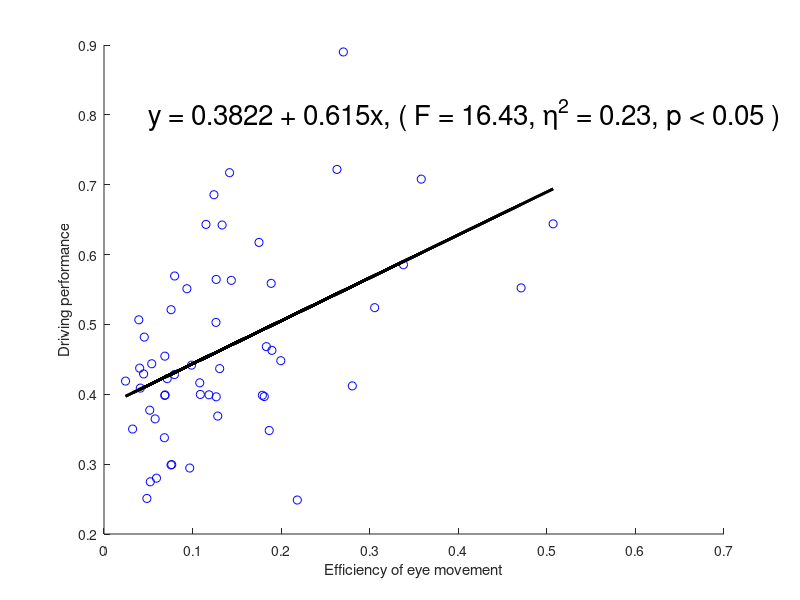

Here is the MATLAB script that generated this plot: (Note: this script raises an error after producing the figure.)
%% Initiate ; illustration of data
% load('StdDist.mat')
% load('StdAngle.mat')
% load('Angle.mat')
load('Day.mat')
load('DuskOff.mat')
load('DuskOn.mat')
load('Night.mat')
load('MPS - std.mat')
% MM=MPS;
% load('MPS - mean.mat')

% Day(:,2)=Day(:,2).^0.5;
% DuskOn(:,2)=DuskOn(:,2).^0.5;
% DuskOff(:,2)=DuskOff(:,2).^0.5;
% Night(:,2)=Night(:,2).^0.5;

% Day(:,3)=Day(:,2)./Day(:,1);
% DuskOn(:,3)=DuskOn(:,2)./DuskOn(:,1);
% DuskOff(:,3)=DuskOff(:,2)./DuskOff(:,1);
% Night(:,3)=Night(:,2)./Night(:,1);
% 
% Day(:,1)=log(Day(:,2))./log(Day(:,3));
% DuskOn(:,1)=log(DuskOn(:,2))./log(DuskOn(:,3));
% DuskOff(:,1)=log(DuskOff(:,2))./log(DuskOff(:,3));
% Night(:,1)=log(Night(:,2))./log(Night(:,3));

% Day(:,1)=log(Day(:,2)./Day(:,3));
% DuskOn(:,1)=log(DuskOn(:,2)./DuskOn(:,3));
% DuskOff(:,1)=log(DuskOff(:,2)./DuskOff(:,3));
% Night(:,1)=log(Night(:,2)./Night(:,3));

% MPS=log(MPS);
Day(:,10)=MPS(:,1);
DuskOn(:,10)=MPS(:,2);
DuskOff(:,10)=MPS(:,3);
Night(:,10)=MPS(:,4);

% Day(:,10)=log(Day(:,10));
% DuskOn(:,10)=log(DuskOn(:,10));
% DuskOff(:,10)=log(DuskOff(:,10));
% Night(:,10)=log(Night(:,10));

DataMM(:,:,1)=Day;DataMM(:,:,2)=DuskOn;DataMM(:,:,3)=DuskOff;DataMM(:,:,4)=Night;
% Day(:,16)=Angle(:,1);
% DuskOn(:,16)=Angle(:,2);
% DuskOff(:,16)=Angle(:,3);
% Night(:,16)=Angle(:,4);
% Day(:,17)=StdDist(:,1);
% DuskOn(:,17)=StdDist(:,2);
% DuskOff(:,17)=StdDist(:,3);
% Night(:,17)=StdDist(:,4);


PartEf=2;
DrivingEf=9;

% hold on
% scatter(mean(Day(:,PartEf)),mean(Day(:,DrivingEf)))
% scatter(mean(DuskOn(:,PartEf)),mean(DuskOn(:,DrivingEf)))
% scatter(mean(Night(:,PartEf)),mean(Night(:,DrivingEf)))
% scatter(mean(DuskOff(:,PartEf)),mean(DuskOff(:,DrivingEf)))
hold on
xlabel('Efficiency of eye movement');
ylabel('Driving performance');
scatter([Day(:,PartEf);DuskOn(:,PartEf);DuskOff(:,PartEf);Night(:,PartEf)],[Day(:,DrivingEf);DuskOn(:,DrivingEf);DuskOff(:,DrivingEf);Night(:,DrivingEf)],'b')
% scatter(Day(:,PartEf),Day(:,DrivingEf))
% scatter(DuskOn(:,PartEf),DuskOn(:,DrivingEf))
% scatter(Night(:,PartEf),Night(:,DrivingEf))
% scatter(DuskOff(:,PartEf),DuskOff(:,DrivingEf))

x1=[Day(:,PartEf);DuskOn(:,PartEf);DuskOff(:,PartEf);Night(:,PartEf)];
% x2=[Day(:,11);DuskOn(:,11);DuskOff(:,11);Night(:,11)];
y=[Day(:,DrivingEf);DuskOn(:,DrivingEf);DuskOff(:,DrivingEf);Night(:,DrivingEf)];
X = [ones(size(y)) x1];
[b,bint,r,rint,stats] = regress(y,X);
text(0.05,0.8,['y = ',num2str(b(1),4),' + ',num2str(b(2),4),'x',', ( F = ',num2str(stats(2),4),', \eta^2 = ',num2str(stats(1),2),', p < 0.05 )'],'FontSize',20);

p = polyfit([Day(:,PartEf);DuskOn(:,PartEf);DuskOff(:,PartEf);Night(:,PartEf)], [Day(:,DrivingEf);DuskOn(:,DrivingEf);DuskOff(:,DrivingEf);Night(:,DrivingEf)], 1);
plot([Day(:,PartEf);DuskOn(:,PartEf);DuskOff(:,PartEf);Night(:,PartEf)], polyval(p, [Day(:,PartEf);DuskOn(:,PartEf);DuskOff(:,PartEf);Night(:,PartEf)]),'k','LineWidth',2) 

% yy=1;
% hold on
% boxplot([Day(:,yy),DuskOn(:,yy),Night(:,yy),DuskOff(:,yy)])
% Day with lamp off
% Dusk with lamp on
% Night with lamp on
% Dusk with lamp off



%% Plotting

Correl=zeros(6,4);
[p1,pp1]=corr(Day(:,PartEf),Day(:,DrivingEf),'type','Pearson');[p2,pp2]=corr(DuskOn(:,PartEf),DuskOn(:,DrivingEf),'type','Pearson');[p3,pp3]=corr(Night(:,PartEf),Night(:,DrivingEf),'type','Pearson');[p4,pp4]=corr(DuskOff(:,PartEf),DuskOff(:,DrivingEf),'type','Pearson');
[k1,kp1]=corr(Day(:,PartEf),Day(:,DrivingEf),'type','Kendall');[k2,kp2]=corr(DuskOn(:,PartEf),DuskOn(:,DrivingEf),'type','Kendall');[k3,kp3]=corr(Night(:,PartEf),Night(:,DrivingEf),'type','Kendall');[k4,kp4]=corr(DuskOff(:,PartEf),DuskOff(:,DrivingEf),'type','Kendall');
[s1,sp1]=corr(Day(:,PartEf),Day(:,DrivingEf),'type','Spearman');[s2,sp2]=corr(DuskOn(:,PartEf),DuskOn(:,DrivingEf),'type','Spearman');[s3,sp3]=corr(Night(:,PartEf),Night(:,DrivingEf),'type','Spearman');[s4,sp4]=corr(DuskOff(:,PartEf),DuskOff(:,DrivingEf),'type','Spearman');
Correl(1,:)=[p1,p2,p3,p4];Correl(3,:)=[k1,k2,k3,k4];Correl(5,:)=[s1,s2,s3,s4];
Correl(2,:)=[pp1,pp2,pp3,pp4];Correl(4,:)=[kp1,kp2,kp3,kp4];Correl(6,:)=[sp1,sp2,sp3,sp4];

cor=zeros(9,6);j=1;
for i=[1:9]
    PartEf=i;
    [plcc,pp]=corr([Day(:,PartEf);DuskOn(:,PartEf);DuskOff(:,PartEf);Night(:,PartEf)],[Day(:,DrivingEf);DuskOn(:,DrivingEf);DuskOff(:,DrivingEf);Night(:,DrivingEf)],'type','Pearson');
    [krocc,pk]=corr([Day(:,PartEf);DuskOn(:,PartEf);DuskOff(:,PartEf);Night(:,PartEf)],[Day(:,DrivingEf);DuskOn(:,DrivingEf);DuskOff(:,DrivingEf);Night(:,DrivingEf)],'type','Kendall');
    [srocc,ps]=corr([Day(:,PartEf);DuskOn(:,PartEf);DuskOff(:,PartEf);Night(:,PartEf)],[Day(:,DrivingEf);DuskOn(:,DrivingEf);DuskOff(:,DrivingEf);Night(:,DrivingEf)],'type','Spearman');
    cor(j,:)=[plcc,pp,krocc,pk,srocc,ps];j=j+1;
end
xind=1;
yind=2;
% per=zeros(4,13);
per=zeros(4,14);
eE=zeros(1,1);kkk=1;
for i=1:4
%     for j=1:13
    for j=1:14
        per(i,j)=DataMM(j,xind,i);
%         eE(kkk)=DataM(j,yind,i);
        eE(kkk)=MPS(j,i);
        kkk=kkk+1;
    end
end
per=[per(1,:)';per(2,:)';per(3,:)';per(4,:)'];
[EE,ESort]=sort(per(:));
% for i=1:14
% per(5,i)=mean(DataM(i,9,:));
% per(6,i)=mean(DataM(i,1,:));
% per(7,i)=mean(MPS(i,:));
% per(8,i)=mean(DataM(i,2,:));
% end
% [ee,eord]=sort(per(6,:));
% % NE1= [2 4 5 7 12 13 14];
% % NE2=[1 3 6 8 9 10 11];
% aind=7;
an1=eE([ESort(29:56)]);
an2=eE([ESort(1:28)]);
% thres=mean(per(:));
% an1=eE([per>=thres]);
% an2=eE([per<thres]);
% hold on
% anova1([an1',an2']);
% % boxplot([per(:,1),per(:,2),per(:,3),per(:,4),per(:,5),per(:,6),per(:,7),per(:,8),per(:,9),per(:,10),per(:,11),per(:,12),per(:,13),per(:,14)]);
